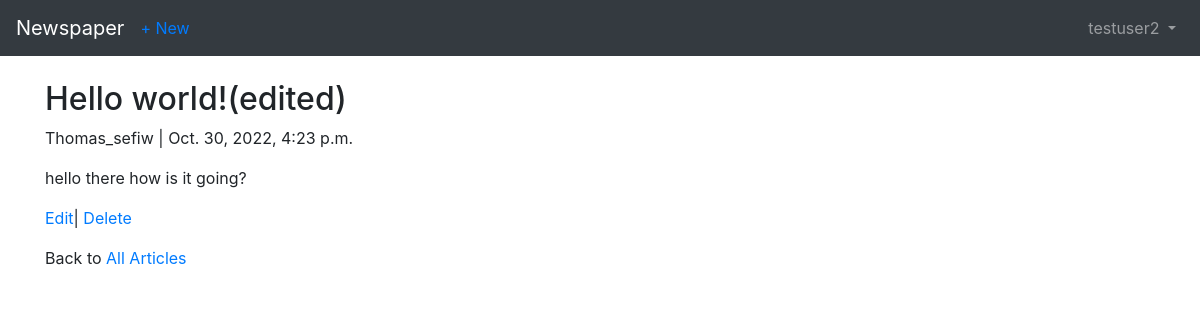
Page /articles/1/ (signed in) on the committed database.
### users/models.py (models this page shows)
class CustomUser(AbstractUser):
    age = models.PositiveIntegerField(null=True, blank=True)

### articles/models.py (models this page shows, shortened)
class Article(models.Model):
    title = models.CharField(max_length=255)
    body = models.TextField()
    date = models.DateTimeField(auto_now_add=True)
    author = models.ForeignKey(
        get_user_model(),
        on_delete=models.CASCADE,
    )

### articles/views.py (the view)
# urls.py: path("<int:pk>/", ArticleDetailView.as_view(), name="article_detail"),
class ArticleDetailView(LoginRequiredMixin, DetailView):
    model = Article
    template_name = "article_detail.html"
    login_url = "login"

### templates/article_detail.html
{% extends "base.html" %}
{% block content %}
<div class="article-entry">
    <h2>{{ object.title }}</h2>
    <p>{{ object.author }} | {{ object.date }}</p>
    <p>{{ object.body }}</p>
</div>
<p><a href="{% url 'article_edit' article.pk %}">Edit</a>|
    <a href="{%url 'article_delete' article.pk %}">Delete</a></p>
    <p>Back to <a href="{% url 'article_list' %}">All Articles</a></p>
    {% endblock content %}

### templates/base.html (shortened to what this page needs)
<!doctype html>
<html lang="en">
    <head>
        <link rel="stylesheet"
        href="https://cdn.jsdelivr.net/npm/bootstrap@4.3.1/dist/css/bootstrap.min.css"
>
    </head>
    <body>
        <nav class="navbar navbar-expand-md navbar-dark bg-dark mb-4">
          <a class="navbar-brand" href="{% url 'home' %}">Newspaper</a>
           {% if user.is_authenticated %}
             <ul class="navbar-nav mr-auto">
             <li class="nav-item"><a href="{% url 'article_new' %}">+ New</a></li>
             </ul>
           {% endif %}
            <div class="collapse navbar-collapse" id="navbarCollapse">
                {% if user.is_authenticated %}
                  <ul class="navbar-nav ml-auto">
                    <li class="nav-item">
                        <a class="nav-link dropdown-toggle" href="#" id="userMenu"
                           data-toggle="dropdown" aria-haspopup="true"
                           aria-expanded="false">
                           {{ user.username }}
                        </a>
                    </li>
                </ul>
              {% endif %}
            </div>
        </nav>
         <div class="container">
            {% block content %}
            {% endblock content %}
         </div>
        </body>
    </html>

### rows in the picture
CustomUser: username "testuser2"
Article: title "Hello world!(edited)", author "Thomas_sefiw", date "Oct. 30, 2022, 4:23 p.m.", body "hello there how is it going?"
